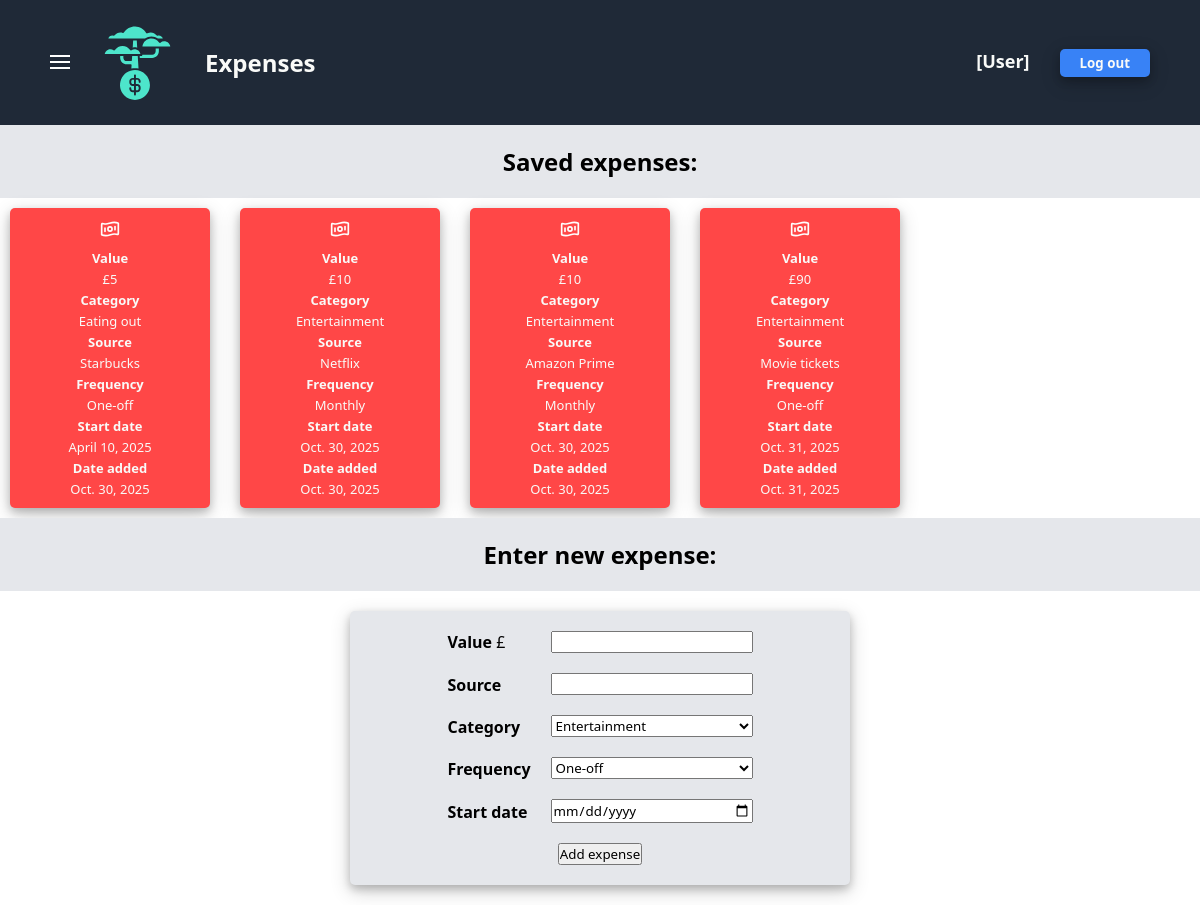
Page /finance/expenses/ on the committed database.
### finance/models.py (models this page shows)
class FinancialObject(models.Model):
    user = models.ForeignKey(User, on_delete=models.CASCADE) # A single user can have many instances of income/expenses/budgets
    value = models.IntegerField(default=0)
    startDate = models.DateField(default=datetime.date.today)
    addDate = models.DateField(default=datetime.date.today)
    class Meta:
        abstract = True # Makes the "FinancialObject" class an Abstract Base Class (ABC)

class Expense(FinancialObject):
    source = models.CharField(default="N/A", max_length=200)
    category = models.CharField(default="Entertainment", max_length=200)
    frequency = models.CharField(default="Monthly", max_length=200)

### finance/views.py (the view)
# urls.py: path("expenses/", views.expenses, name="expenses"),
def expenses(request):
    message = request.GET.get("message", "")
    expenses = sortFinancialObjectsByAscendingDate(list(Expense.objects.all()))
    return render(
        request,
        "finance/expenses.html",
        {
            "expenses": expenses,
            "message": message
        }
    )

### finance/views.py (called while the page is built)
def sortFinancialObjectsByAscendingDate(l):
    swaps = 1
    while swaps > 0:
        swaps = 0
        for i in range(len(l)-1):
            if l[i].startDate > l[i+1].startDate:
                temp = l[i]
                l[i] = l[i+1]
                l[i+1] = temp
                swaps = swaps + 1
    return l

### finance/templates/finance/expenses.html (shortened to what this page needs)
{% extends "finance/finance-base.html" %}
{% block header-title %}Expenses{% endblock %}
{% block finance_extra_css %}
    {% load static %}
    <link rel="stylesheet" href="{% static 'finance/expenses-style.css' %}">
{% endblock %}
{% block saved-label %}Saved expenses:{% endblock %}
{% block presence-check-and-list %}
    {% if expenses %}
        {% for i in expenses %}
            <li class="card">
                <div class="card-icon">
                </div>
                <div class="card-info">
                    <div><strong>Value</strong></div><div>£{{ i.value }}</div>
                    <div><strong>Category</strong></div><div>{{ i.category }}</div>
                    <div><strong>Source</strong></div><div>{{ i.source }}</div>
                    <div><strong>Frequency</strong></div><div>{{ i.frequency }}</div>
                    <div><strong>Start date</strong></div><div>{{ i.startDate }}</div>
                    <div><strong>Date added</strong></div><div>{{ i.addDate }}</div>
                </div>
            </li>
        {% endfor %}
    {% else %}
        <li>No expenses added yet.</li>
    {% endif %}
{% endblock %}
{% block enter-label %}Enter new expense:{% endblock %}
{% block form %}
    <form action="{% url 'finance:addExpense' %}" method="post" class="form">
        <div class="form-components">
            <div class="form-labels-and-answers">
                <div class="form-labels">
                    <label for="value"><strong>Value</strong>    £</label>
                    <label for="source"><strong>Source</strong></label>
                    <label for="category"><strong>Category</strong></label>
                    <div><strong>Frequency</strong></div>
                    <label for="startDate"><strong>Start date</strong></label>
                </div>
                <div class="form-answers">
                    <input type="text" id="value" name="value">
                    <input type="text" id="source" name="source">
                    <select id="category" name="category">
                        <option value="Entertainment">Entertainment</option>
                    </select>
                    <select id="frequency" name="frequency">
                        <option value="One-off">One-off</option>
                    </select>
                    <input type="date" id="startDate" name="startDate" value=date>
                </div>
            </div>
            <div class="submit">
                <input type="submit" value="Add expense">
            </div>
        </div>
    </form>
{% endblock %}

### dashboard/static/dashboard/navbar-and-sidebar-base-style.css (style rules this page uses)
* { padding: 0; margin: 0; box-sizing: border-box; font-family: system-ui, -apple-system, BlinkMacSystemFont, 'Segoe UI', Roboto, Oxygen, Ubuntu, Cantarell, 'Open Sans', 'Helvetica Neue', sans-serif; }
body { display: flex; flex-direction: column; }

### finance/static/finance/finance-base-style.css (style rules this page uses)
.card { display: flex; flex-direction: column; justify-content: center; align-items: center; border-radius: 5px; width: 200px; height: 300px; box-shadow: 0 4px 8px 0 rgba(0, 0, 0, 0.2), 0 6px 20px 0 rgba(0, 0, 0, 0.19); background-color: #3deb7a; padding: 10px; }
.card-icon { width: 100%; height: 10px; display: flex; justify-content: center; margin-bottom: 20px; }
.card-info { display: flex; flex-direction: column; justify-content: space-around; text-align: center; color: #f9faf8; gap: 3px; }
.form { display: flex; justify-content: center; margin: 20px; }
.form-components { display: flex; flex-direction: column; justify-content: center; width: 500px; gap: 20px; padding: 20px; background-color: #e5e7eb; border-radius: 5px; box-shadow: 0 4px 8px 0 rgba(0, 0, 0, 0.2), 0 6px 20px 0 rgba(0, 0, 0, 0.19); }
.form-labels-and-answers { display: flex; justify-content: center; gap: 20px; }
.form-labels { display: flex; flex-direction: column; justify-content: space-around; gap: 20px; }
.form-answers { display: flex; flex-direction: column; justify-content: space-around; gap: 20px; }
.submit { display: flex; justify-content: center; align-items: center; }

### finance/static/finance/expenses-style.css (style rules this page uses)
.card { background-color: #ff4747; padding: 5px; font-size: 13px; }

### rows in the picture
Expense: value "5", category "Eating out", source "Starbucks", frequency "One-off", startDate "April 10, 2025", addDate "Oct. 30, 2025"
Expense: value "10", category "Entertainment", source "Netflix", frequency "Monthly", startDate "Oct. 30, 2025", addDate "Oct. 30, 2025"
Expense: value "10", category "Entertainment", source "Amazon Prime", frequency "Monthly", startDate "Oct. 30, 2025", addDate "Oct. 30, 2025"
Expense: value "90", category "Entertainment", source "Movie tickets", frequency "One-off", startDate "Oct. 31, 2025", addDate "Oct. 31, 2025"
